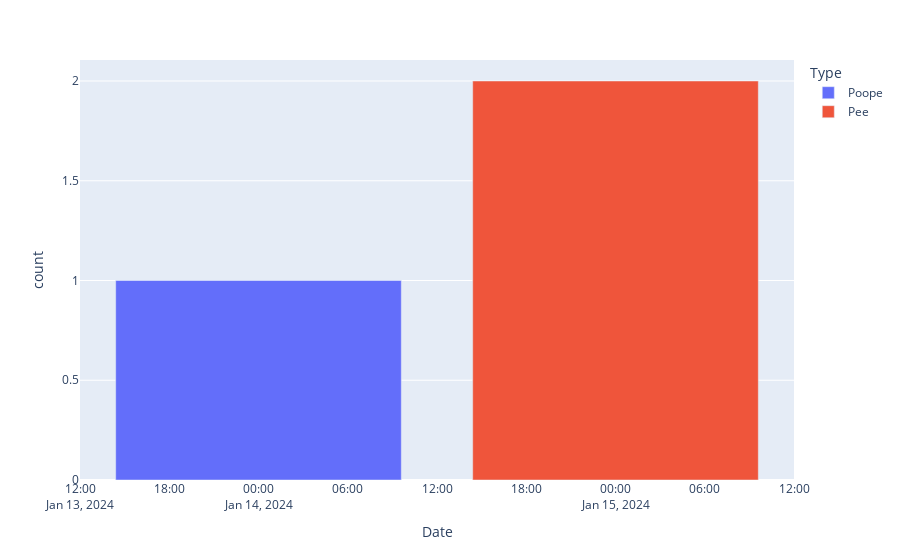

Notebook code for this chart:
### Code cell
df_gb = df.groupby(pd.Grouper(key='Date',
                              freq='D'),
                   as_index=False)['Type'].value_counts()
fig2 = px.bar(data_frame=df_gb, y='count', x='Date', color='Type')
fig2.show()

### Figure 1 — Plotly figure (JSON) as saved in the notebook; plotly's stock layout.template omitted (floating-point values rounded to 4 significant figures)
{"data": [{"alignmentgroup": "True", "hovertemplate": "Type=Poope<br>Date=%{x}<br>count=%{y}<extra></extra>", "legendgroup": "Poope", "marker": {"color": "#636efa", "pattern": {"shape": ""}}, "name": "Poope", "offsetgroup": "Poope", "orientation": "v", "showlegend": true, "textposition": "auto", "x": ["2024-01-14T00:00:00"], "xaxis": "x", "y": [1], "yaxis": "y", "type": "bar"}, {"alignmentgroup": "True", "hovertemplate": "Type=Pee<br>Date=%{x}<br>count=%{y}<extra></extra>", "legendgroup": "Pee", "marker": {"color": "#EF553B", "pattern": {"shape": ""}}, "name": "Pee", "offsetgroup": "Pee", "orientation": "v", "showlegend": true, "textposition": "auto", "x": ["2024-01-15T00:00:00"], "xaxis": "x", "y": [2], "yaxis": "y", "type": "bar"}], "layout": {"xaxis": {"anchor": "y", "domain": [0.0, 1.0], "title": {"text": "Date"}}, "yaxis": {"anchor": "x", "domain": [0.0, 1.0], "title": {"text": "count"}}, "legend": {"title": {"text": "Type"}, "tracegroupgap": 0}, "margin": {"t": 60}, "barmode": "relative"}}
